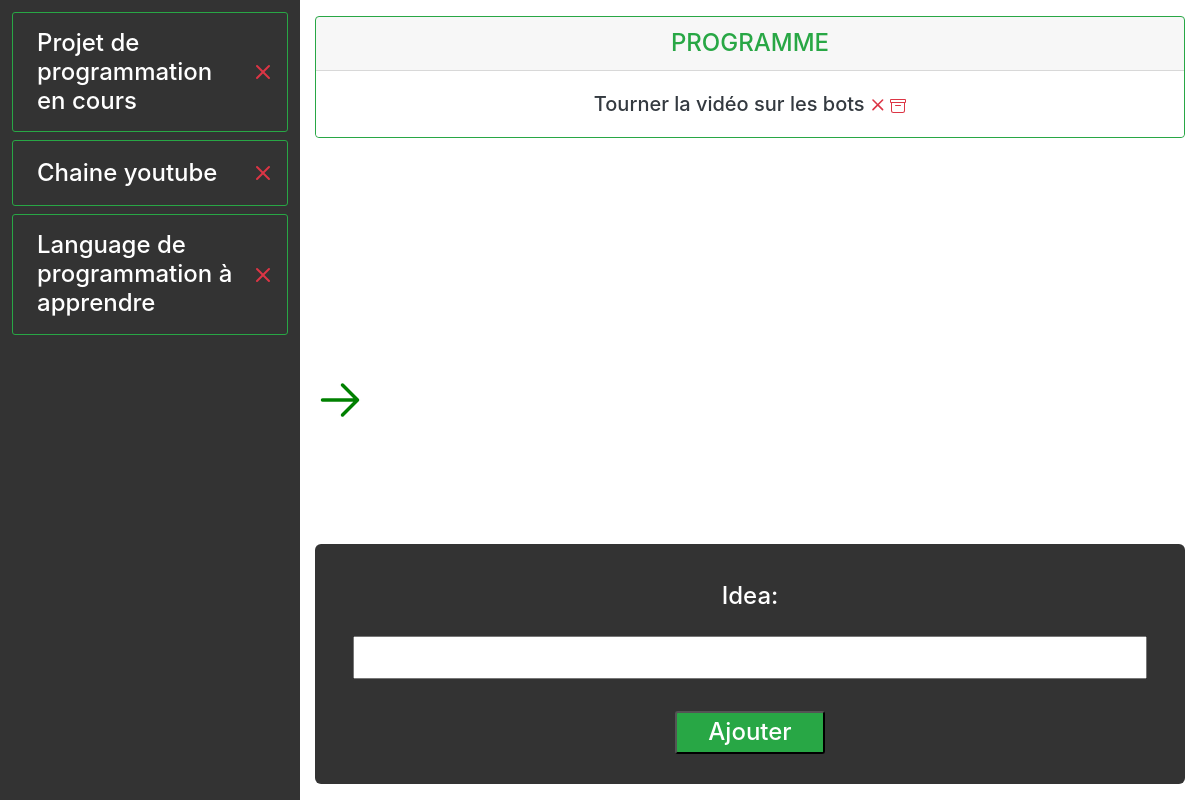
Page /gestionnaire/ on the earlier database version.
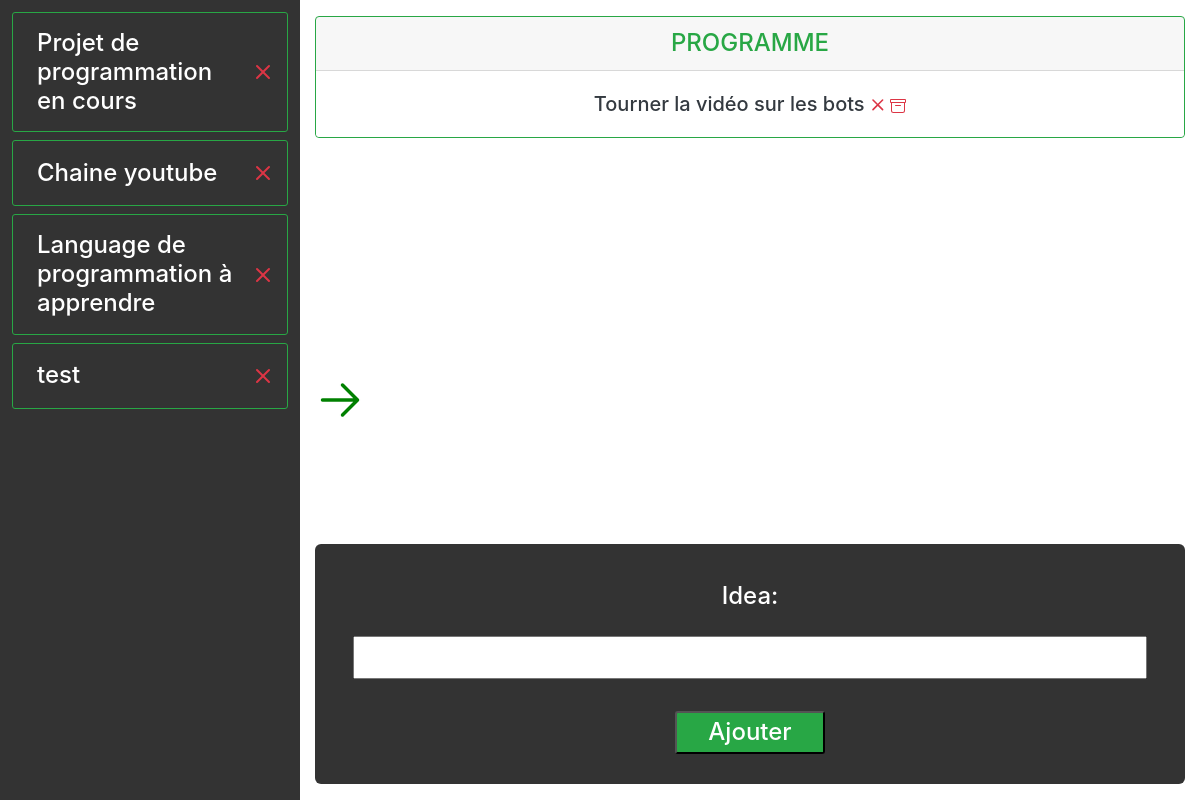
Same page on the later database version.
### Le_gestionnaire_app/models.py (models this page shows, shortened)
class main_idea_model(models.Model):
    idea = models.CharField(max_length=50)
    date = models.DateTimeField(default=timezone.now)
    def __str__(self):
        return self.idea

class programme_model(models.Model):
    idea = models.CharField(max_length=100)
    date = models.DateTimeField(default=timezone.now)
    categorie = models.ForeignKey('second_idea_model', null=True, on_delete=models.CASCADE)
    main_categorie =  models.ForeignKey('main_idea_model', null=True, on_delete=models.CASCADE)
    class Meta:
        ordering=['date']

### Le_gestionnaire_app/views.py (the view)
# urls.py: path("", views.main_idea_view, name="getionnaire"),
def main_idea_view(request):
    main_ideas = main_idea_model.objects.all()
    programmes = programme_model.objects.all()
    main_form = main_idea_form(request.POST)
    if main_form.is_valid():
        main_form.save()
    return render (request, 'Le_gestionnaire_app/Le_gestionnaire_main.html', {'main_ideas':main_ideas, 'main_form':main_form, 'programmes':programmes})

### Le_gestionnaire_app/forms.py
class main_idea_form(forms.ModelForm):
    class Meta:
        model = main_idea_model
        fields = ('idea',)

### Le_gestionnaire_app/templates/Le_gestionnaire_app/Le_gestionnaire_main.html (shortened to what this page needs)
<!doctype html>
<html lang="fr">
  <head>
    {% load static %}
    <link rel="stylesheet" href="https://stackpath.bootstrapcdn.com/bootstrap/4.5.2/css/bootstrap.min.css">
    <link rel="stylesheet" href="{% static 'Le_gestionnaire_app/Le_gestionnaireC.css'%}"/>
  </head>
  <body>
    <div class="projetVie__fleche position-absolute" >
    </div>
    <div class="container-fluid">
      <div class="row">
        <div class="col-12 position-absolute w-100 h-100 projetVie__page flex-column d-flex justify-content-center align-items-center">
          <div class="projetVie__page__cardBlock d-flex flex-wrap justify-content-center align-items-center">
            <div class="card m-2 text-center" style="width: 18rem;">
              <div class="card-body">
                <svg width="5em" height="5em" viewBox="0 0 16 16" class="bi bi-person-fill" fill="green" xmlns="http://www.w3.org/2000/svg">
                  <path fill-rule="evenodd" d="M3 14s-1 0-1-1 1-4 6-4 6 3 6 4-1 1-1 1H3zm5-6a3 3 0 1 0 0-6 3 3 0 0 0 0 6z"/>
                </svg>
                <p class="card-text h2">Projet perso</p>
              </div>
            </div>
          </div>
        </div>
      </div>
      <div class="row">
        <div class="col-3 w-100 p-2 blockMainIdea">
          <ul class="nav">
            {% for main_idea in main_ideas %}
              <li class="nav-item d-flex justify-content-between align-items-center w-100 m-1 p-2 border border-success      blockMainIdea__nav__item">
                <a class="nav-link h4 m-0 pr-0 text-white" href="{% url 'getionnaireEdit' main_idea.id %}">{{main_idea.idea}}</a>
                <a id="{{main_idea.id}}" class="nav-link d-flex justify-content-center align-items-center px-0      blockMainIdea__nav__item__buttonCroix" href="#">
                </a>
              </li>
            {% empty %}
            <a class="nav-link h3 text-white">Aucune idée</a>
            {% endfor %}
          </ul>
        </div>
        <div class="col d-flex flex-column justify-content-between align-items-center      container__blockProgrammeForm">
            <div class="card w-100 m-3 border-success">
              <div class="card-header h4 text-center text-success">
                PROGRAMME
              </div>
              <ul class="list-group list-group-flush text-center">
                {% for programme in programmes %}
                  <li class="list-group-item d-flex justify-content-center align-items-center text-center">
                      <a id="{{programme.id}}" class="h5 m-0 text-dark      list-group-item__programme__idea">{{programme.idea}}</a>
                    <a class="nav-link px-0" href="{% url 'programmeDelete_url' programme.id %}">
                    </a>
                    <a class="nav-link px-0      list-group-item__svg__poubelle" href="{% url 'second_programme_delete_url' programme.id %}">
                    </a>
                  </li>
                {% endfor %}
              </ul>
            </div>
          <form action="{% url 'getionnaire' %}" method="post" class="d-flex flex-column w-100 my-3">
            <a class="form__text h4 p-2">{{main_form.as_p}}</a>
            <input type="submit" value="Ajouter" class="form__buttonSubmit h4 bg-success text-white"/>
          </form>
        </div>
      </div>
    </div>
  </body>
</html>

### Le_gestionnaire_app/static/Le_gestionnaire_app/Le_gestionnaireC.css (style rules this page uses)
body { background-image: url("https://cdn.pixabay.com/photo/2016/11/19/22/52/coding-1841550_960_720.jpg"); background-repeat: no-repeat; background-size: cover; width: 100%; height: 100vh; }
.nav-item { display: flex; }
a p { display: flex; flex-direction: column; text-align: center; color: #FFF; }
.projetVie__fleche { top: 50%; transform: translateY(-50%); left: 25%; cursor: pointer; z-index: 5; animation: projetVie__fleche 1s infinite; }
.projetVie__page { top: 0; left: -75%; background-color: transparent; transition: left 1s, background-color 1s; z-index: 4; }
.projetVie__page > svg { position: absolute; right: 10px; top:10px; fill: transparent; cursor: pointer; transition: fill 1s; }
.projetVie__page__cardBlock .card { background-color: transparent !important; color: transparent; border: 1px solid transparent; cursor: pointer; transition: color 1s, transform .3s, border 1s; }
.projetVie__page__cardBlock .card svg { fill: transparent; transition: fill 1s; }
.blockMainIdea { height: 100vh; overflow-y: scroll; background: rgba(0,0,0,.8); z-index: 5; }
.blockMainIdea__nav__item { border-radius: 3px; }
.container__blockProgrammeForm { height: 100vh; }
.container__blockProgrammeForm .card { overflow-y: hidden; }
.container__blockProgrammeForm .card ul { overflow-y: scroll; }
form { padding: 30px; background-color: rgba(0,0,0,.8); border-radius: 6px; position: relative; bottom: 0; margin: auto; }
.form__text p input { padding: 5px; margin-top: 18px; }
.form__buttonSubmit { border-radius: 3px; padding: 5px; width: 150px; margin: auto; }

Differences in the rows shown:
added main_idea_model: idea "test"
